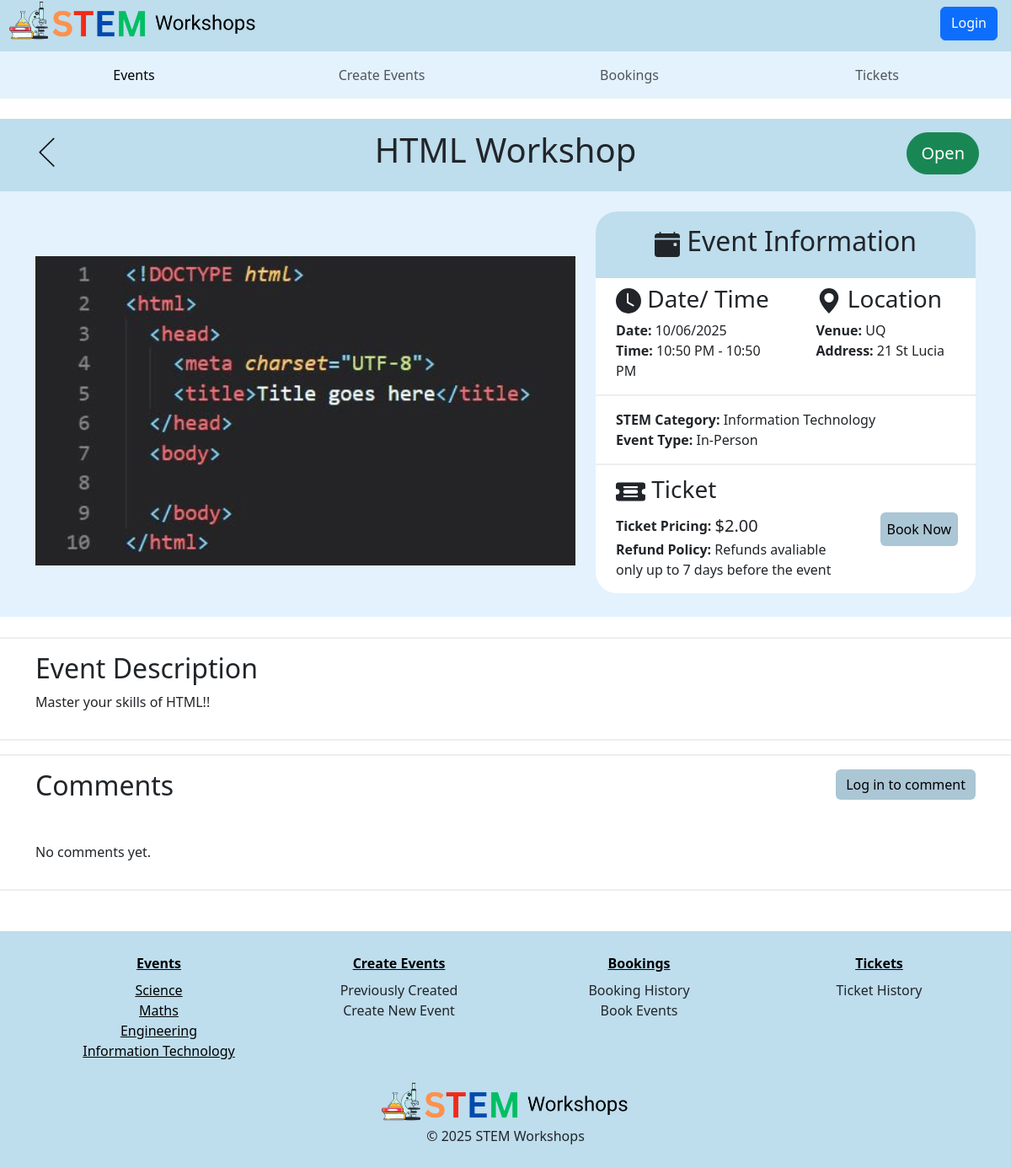
The app's page /4, older data.
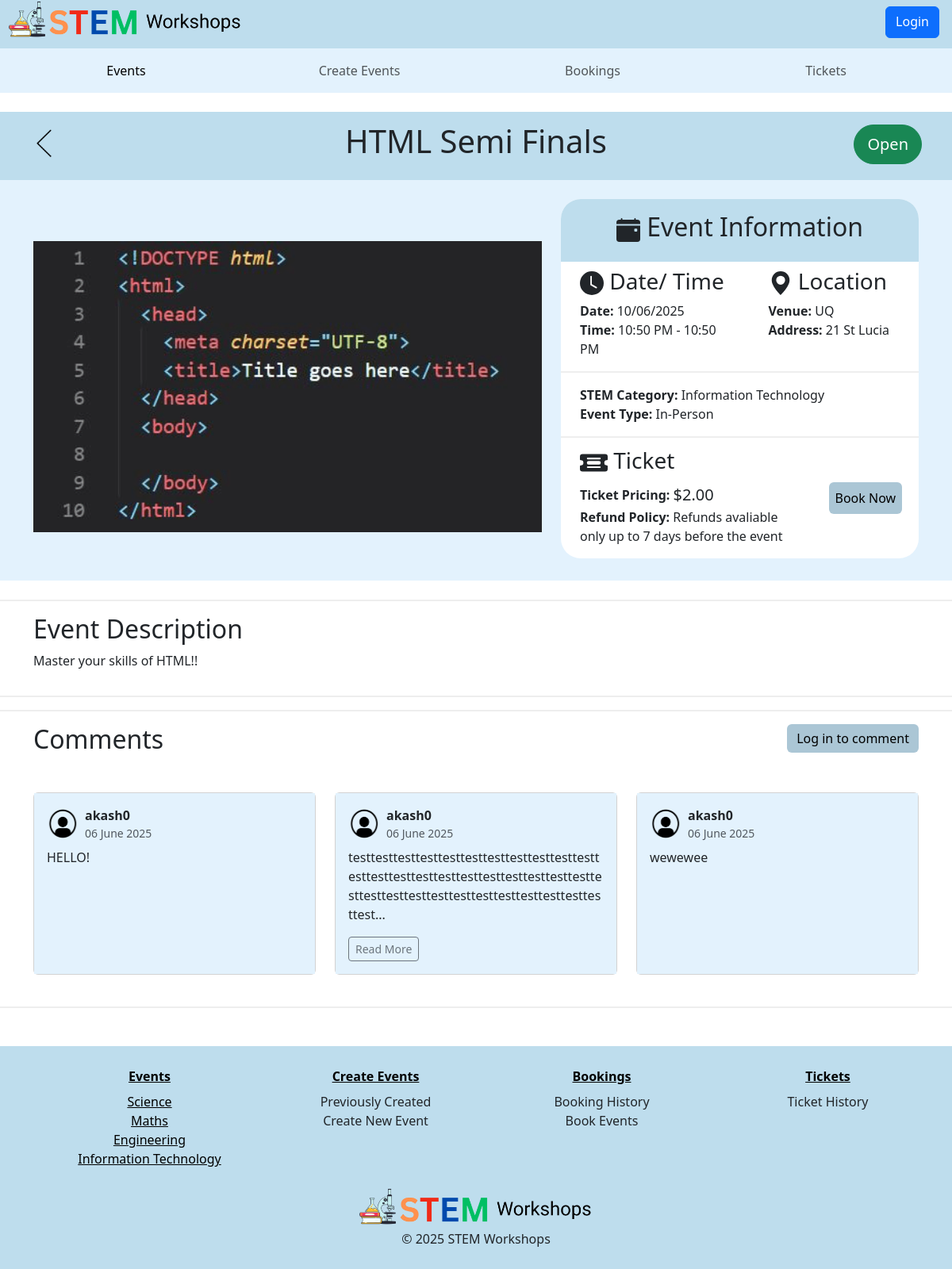
The same page, newer data.
### STEMWorkshops/models.py (models this page shows, shortened)
class Event(db.Model):
    __tablename__ = 'events'
    event_id = db.Column(db.Integer, primary_key=True)
    event_name = db.Column(db.String(80), nullable=False)
    start_time = db.Column(db.DateTime, nullable=False)
    end_time = db.Column(db.DateTime, nullable=False)
    STEM_category = db.Column(db.Enum("Science", "Information Technology", "Maths", "Engineering"), nullable=False)
    event_type = db.Column(db.Enum("Online", "In-Person"), nullable=False)
    event_address = db.Column(db.String(80))
    event_venue = db.Column(db.String(80))
    ticket_price = db.Column(db.Numeric(10,2), nullable=False)
    ticket_policy = db.Column(db.Integer)
    max_num_tickets = db.Column(db.String(100), nullable=False)
    description = db.Column(db.String(200))
    image = db.Column(db.String(400))
    event_status = db.Column(db.Enum("Open", "Inactive", "Sold Out", "Cancelled"))
    user_id = db.Column(db.Integer, db.ForeignKey('users.user_id'))
    comments = db.relationship('Comment', backref='event', cascade="all, delete-orphan")

class Comment(db.Model):
    __tablename__ = 'comments'
    comment_id = db.Column(db.Integer, primary_key=True)
    text = db.Column(db.String(400))
    created_at = db.Column(db.DateTime, default=datetime.now())
    user_id = db.Column(db.Integer, db.ForeignKey('users.user_id'))
    event_id = db.Column(db.Integer, db.ForeignKey('events.event_id'))

class User(db.Model, UserMixin):
    __tablename__ = 'users'
    user_id = db.Column(db.Integer, primary_key=True)
    name = db.Column(db.String(100), index=True, unique=True, nullable=False)
    emailid = db.Column(db.String(100), index=True, nullable=False)
    phoneno = db.Column(db.String(100), index=True, nullable=False)
    address = db.Column(db.String(100), index=True, nullable=False)
    password_hash = db.Column(db.String(255), nullable=False)
    comments = db.relationship('Comment', backref='user')

### STEMWorkshops/events.py (the view)
@events_bp.route('/<id>')
def show(id):
    event = db.session.scalar(db.select(Event).where(Event.event_id==id))
    form = CommentsForm()
    if not event:
       abort(404)
    return render_template('event_details.html', event=event, form=form)

### STEMWorkshops/templates/event_details.html (shortened to what the changed rows need)
{% extends 'base.html' %}
{% from "bootstrap5/form.html" import render_form %}
{% from "bootstrap5/form.html" import render_field %}
{% block content %}
    <section class="event-heading mt-4  p-1">
      <div class="container mt-1  mb-2">
        <div class="row ">
          <div class="heading col-6 ">
            <h1>{{ event.event_name }}</h1>
          </div>
          <div class="d-flex justify-content-end col-3 p-2">
            <button type="button" class=" btn btn-lg rounded-pill
             {% if event.event_status == 'Open' %}
             btn-success
             {% elif event.event_status == 'Inactive' %}
             btn-warning
             {% else %}
            btn-danger
            {% endif %}
             ">{{ event.event_status }}</button>
          </div>
        </div>
      </div>
    </section>
    <section class="event-summary  mb-2 p-4">
      <div class="container">
        <div class="row">
          <div class="event-img col-lg-7 col-md-12 mt-4 mb-2">
            <img src="{{ event.image }}" class="img-fluid event-image details-img" alt="...">
          </div>
          <div class="col-lg-5 col-md-12">
            <div class="event-details">
              <div class="event-info">
                <div class=" d-flex justify-content-center">
                  <h2 class=" p-3">
                    Event Information
                  </h2>
                </div>
              </div>
              <div class="summary">
                <div class="row">
                  <div class="col-md-6 col-sm-12">
                    <h3 class="text-start pt-2 ms-4 ">
                      <svg xmlns="http://www.w3.org/2000/svg" width="30" height="30" fill="currentColor"
                        class="bi bi-clock-fill" viewBox="0 0 16 16">
                        <path
                          d="M16 8A8 8 0 1 1 0 8a8 8 0 0 1 16 0M8 3.5a.5.5 0 0 0-1 0V9a.5.5 0 0 0 .252.434l3.5 2a.5.5 0 0 0 .496-.868L8 8.71z" />
                      </svg>
                      Date/ Time
                    </h3>
                    <p class="ms-4 ">
                      <b>Date:</b> {{event.start_time.strftime('%d/%m/%Y')}}  <br>
                      <b>Time:</b> {{event.end_time.strftime('%I:%M %p')}} - {{event.end_time.strftime('%I:%M %p')}}<br>
                    </p>
                  </div>
                  <div class="col-md-6 col-sm-12">
                    <div>
                      <h3 class="text-start ms-4 pt-2 me-sm-2">
                        <svg xmlns="http://www.w3.org/2000/svg" width="30" height="30" fill="currentColor"
                          class="bi bi-geo-alt-fill" viewBox="0 0 16 16">
                          <path
                            d="M8 16s6-5.686 6-10A6 6 0 0 0 2 6c0 4.314 6 10 6 10m0-7a3 3 0 1 1 0-6 3 3 0 0 1 0 6" />
                        </svg>
                        Location
                      </h3>
                      <p class="ms-4 ">
                        <b>Venue:</b> {{ event.event_venue }} <br>
                        <b>Address:</b> {{ event.event_address }} <br>
                      </p>
                    </div>
                  </div>
                </div>
              </div>
              <div class="summary">
                <p class=" ms-4 pt-3">
                  <b>STEM Category:</b> {{ event.STEM_category }} <br>
                  <b>Event Type:</b> {{ event.event_type }} <br>
                </p>
              </div>
              <div class="row ">
                <div class="col-md-8 col-sm-12">
                  <h3 class="text-start ms-4 mt-2 pt-1 ">
                    Ticket
                  </h3>
                  <p class="ticket ms-4">
                    <b>Ticket Pricing: </b> &nbsp; <span class="ticket-price ">
                      {% if event.ticket_price == '00.00' %}
                      FREE
                      {% else %}
                      ${{ event.ticket_price }}
                      {% endif %}
                    </span>
                  </p>
                  <p class="refund ms-4">
                    <b>Refund Policy: </b> {{ event.ticket_policy }}
                  </p>
                </div>
              </div>
            </div>
          </div>
        </div>
      </div>
    </section>
    <section class="event-description mt-4">
      <div class="container pt-3 pb-3">
        <div class="row ">
          <div class="col-lg-12 col-sm-12 col-md-12  ">
            <h2>
              Event Description
            </h2>
            <p>
              {{ event.description }}
            </p>
          </div>
        </div>
      </div>
    </section>
<section class="event-description mt-3">
  <div class="container pt-3 pb-3">
    <div class="row">
      <div class="col-4 text-start">
        <h2 class="mb-4">Comments</h2>
      </div>
    </div>
    <div class="row mt-4">
      {% for comment in event.comments %}
        <div class="col-sm-12 col-md-6 col-lg-4 mb-4">
          <div class="card h-100">
            <div class="card-body">
              <div class="d-flex align-items-center mb-2">
                <img src="/static/img/facilitator.png" width="40" height="40" class="me-2 rounded-circle">
                <div>
                  <strong>{{ comment.user.name }}</strong>
                  <div class="text-muted small">{{ comment.created_at.strftime('%d %B %Y') }}</div>
                </div>
              </div>
              <p class="card-text">{{ comment.text[:140] }}{% if comment.text|length > 140 %}...{% endif %}</p>
              {% if comment.text|length > 140 %}
              <a href="#" class="btn btn-sm btn-outline-secondary" data-bs-toggle="modal" data-bs-target="#fullCommentModal{{ comment.comment_id }}">Read More</a>
              {% endif %}
            </div>
          </div>
        </div>
      {% else %}
        <p>No comments yet.</p>
      {% endfor %}
    </div>
  </div>
</section>
  {% endblock %}

Row changes from the older to the newer data that the page shows:
changed Event "Open": event_name "HTML Workshop" → "HTML Semi Finals"
added Comment: user.name "akash0", created_at "06 June 2025", text "HELLO!"
added Comment: user.name "akash0", created_at "06 June 2025", text "testtesttesttesttesttesttesttesttesttesttesttesttesttesttesttesttesttesttesttesttesttesttesttesttesttesttesttesttesttesttesttesttesttesttest"
added Comment: user.name "akash0", created_at "06 June 2025", text "wewewee"
Text that changed along with them:
text no longer shown: "No comments yet."
